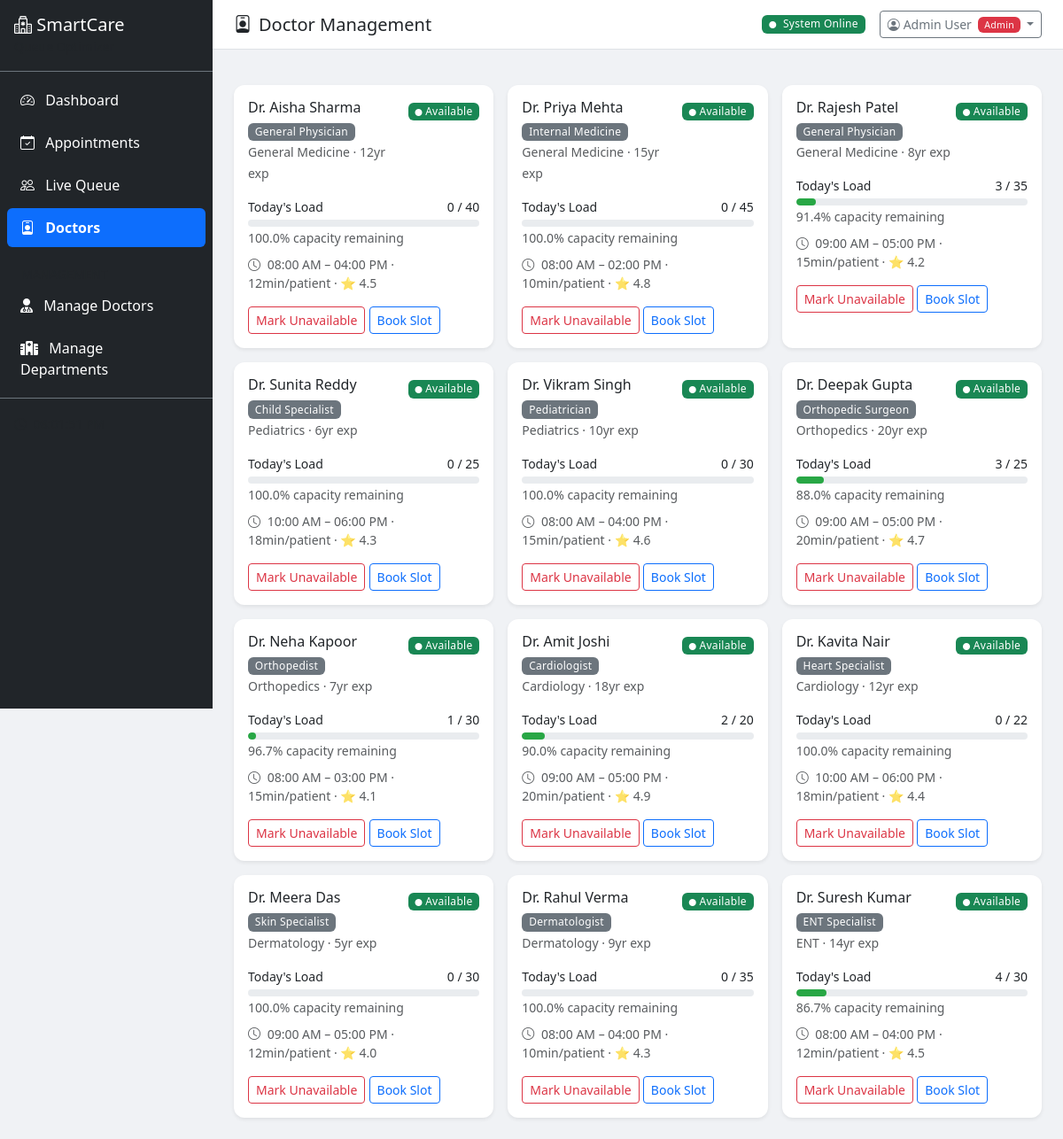
The page /admin/doctors/ (signed in) on the database its author committed.
### app/models/user.py (models this page shows, shortened)
class User(UserMixin, db.Model):
    __tablename__ = "users"
    id = db.Column(db.Integer, primary_key=True)
    name = db.Column(db.String(150), nullable=False)
    email = db.Column(db.String(120), unique=True, nullable=False, index=True)
    phone = db.Column(db.String(15), nullable=True)
    password_hash = db.Column(db.String(255), nullable=False)
    role = db.Column(db.String(20), nullable=False, default="user")  # user, admin
    is_active = db.Column(db.Boolean, default=True)
    is_verified = db.Column(db.Boolean, default=False)
    created_at = db.Column(db.DateTime, default=datetime.utcnow)
    last_login = db.Column(db.DateTime, nullable=True)
    patient_id = db.Column(db.Integer, db.ForeignKey("patients.id"), nullable=True)
    patient = db.relationship("Patient", backref="user_account", uselist=False)
    def is_admin(self):
        return self.role == "admin"

### app/models/models.py (models this page shows, shortened)
class Doctor(db.Model):
    __tablename__ = "doctors"
    id = db.Column(db.Integer, primary_key=True)
    name = db.Column(db.String(150), nullable=False)
    specialization = db.Column(db.String(100), nullable=False)
    department_id = db.Column(db.Integer, db.ForeignKey("departments.id"), nullable=False)
    experience_years = db.Column(db.Integer, default=0)
    avg_consultation_min = db.Column(db.Integer, default=15)
    max_patients_per_day = db.Column(db.Integer, default=40)
    is_available = db.Column(db.Boolean, default=True)
    shift_start = db.Column(db.Time, default=time(8, 0))
    shift_end = db.Column(db.Time, default=time(17, 0))
    rating = db.Column(db.Float, default=4.0)
    appointments = db.relationship("Appointment", backref="doctor", lazy="dynamic")
    @property
    def today_patient_count(self):
        today = date.today()
        return Appointment.query.filter(
            Appointment.doctor_id == self.id,
            Appointment.appointment_date == today,
            Appointment.status.in_(["scheduled", "checked_in", "in_progress"]),
        ).count()
    @property
    def availability_percentage(self):
        count = self.today_patient_count
        if self.max_patients_per_day == 0:
            return 0
        return max(0, 100 - (count / self.max_patients_per_day * 100))

class Department(db.Model):
    __tablename__ = "departments"
    id = db.Column(db.Integer, primary_key=True)
    name = db.Column(db.String(100), nullable=False, unique=True)
    floor = db.Column(db.Integer, default=1)
    max_capacity = db.Column(db.Integer, default=50)
    avg_consultation_min = db.Column(db.Integer, default=15)
    is_active = db.Column(db.Boolean, default=True)
    doctors = db.relationship("Doctor", backref="department", lazy="dynamic")
    appointments = db.relationship("Appointment", backref="department", lazy="dynamic")

### app/routes/doctors.py (the view)
@doctors_bp.route("/")
@admin_required
def list_doctors():
    doctors = Doctor.query.order_by(Doctor.department_id, Doctor.name).all()
    departments = Department.query.filter_by(is_active=True).all()
    doctor_data = []
    for doc in doctors:
        today_count = doc.today_patient_count
        availability = doc.availability_percentage
        doctor_data.append({
            "doctor": doc,
            "today_count": today_count,
            "availability": round(availability, 1),
            "status_color": (
                "#28a745" if availability > 50
                else "#ffc107" if availability > 20
                else "#dc3545"
            ),
        })
    return render_template(
        "doctors.html",
        doctor_data=doctor_data,
        departments=departments,
    )

### app/services/auth_service.py (called while the page is built)
def admin_required(f):
    @wraps(f)
    def decorated_function(*args, **kwargs):
        if not current_user.is_authenticated:
            flash('Please login to access this page.', 'warning')
            return redirect(url_for('auth.login'))
        if not current_user.is_admin():
            flash('Access denied. Admin privileges required.', 'danger')
            return redirect(url_for('patient_portal.home'))
        return f(*args, **kwargs)
    return decorated_function

### app/templates/doctors.html (shortened to what this page needs)
{% extends "base.html" %}
{% block page_title %}<i class="bi bi-person-badge me-2"></i>Doctor Management{% endblock %}
{% block content %}
<div class="row g-3">
    {% for item in doctor_data %}
    <div class="col-md-4">
        <div class="card border-0 shadow-sm h-100">
            <div class="card-body">
                <div class="d-flex justify-content-between align-items-start">
                    <div>
                        <h6 class="mb-1">Dr. {{ item.doctor.name }}</h6>
                        <span class="badge bg-secondary">{{ item.doctor.specialization }}</span>
                        <br>
                        <small class="text-muted">{{ item.doctor.department.name }} · {{ item.doctor.experience_years }}yr exp</small>
                    </div>
                    <div class="text-end">
                        {% if item.doctor.is_available %}
                        <span class="badge bg-success"><i class="bi bi-circle-fill" style="font-size:8px"></i> Available</span>
                        {% else %}
                        <span class="badge bg-danger"><i class="bi bi-circle-fill" style="font-size:8px"></i> Unavailable</span>
                        {% endif %}
                    </div>
                </div>
                <div class="mt-3">
                    <div class="d-flex justify-content-between small mb-1">
                        <span>Today's Load</span>
                        <span>{{ item.today_count }} / {{ item.doctor.max_patients_per_day }}</span>
                    </div>
                    <div class="progress" style="height: 8px;">
                        <div class="progress-bar" style="width: {{ 100 - item.availability }}%; background-color: {{ item.status_color }};"></div>
                    </div>
                    <small class="text-muted">{{ item.availability }}% capacity remaining</small>
                </div>
                <div class="mt-2 small text-muted">
                    <i class="bi bi-clock me-1"></i>
                    {{ item.doctor.shift_start.strftime('%I:%M %p') }} – {{ item.doctor.shift_end.strftime('%I:%M %p') }}
                    · {{ item.doctor.avg_consultation_min }}min/patient
                    · ⭐ {{ item.doctor.rating }}
                </div>
                <div class="mt-3">
                    <form method="POST" action="{{ url_for('doctors.toggle_availability', doc_id=item.doctor.id) }}" class="d-inline">
                        <button class="btn btn-sm {{ 'btn-outline-danger' if item.doctor.is_available else 'btn-outline-success' }}">
                            {{ 'Mark Unavailable' if item.doctor.is_available else 'Mark Available' }}
                        </button>
                    </form>
                    <a href="{{ url_for('appointments.book_appointment', doctor_id=item.doctor.id) }}"
                       class="btn btn-sm btn-outline-primary">Book Slot</a>
                </div>
            </div>
        </div>
    </div>
    {% else %}
    <div class="col-12 text-center text-muted py-5">
        <i class="bi bi-person-x fs-1"></i>
        <p>No doctors found. Run the seed script to add sample data.</p>
    </div>
    {% endfor %}
</div>
{% endblock %}

### app/templates/base.html (shortened to what this page needs)
<!DOCTYPE html>
<html lang="en" data-bs-theme="light">
<head>
    <link href="https://cdn.jsdelivr.net/npm/bootstrap@5.3.2/dist/css/bootstrap.min.css" rel="stylesheet">
    <link href="https://cdn.jsdelivr.net/npm/bootstrap-icons@1.11.2/font/bootstrap-icons.css" rel="stylesheet">
    <link rel="stylesheet" href="https://cdnjs.cloudflare.com/ajax/libs/font-awesome/6.4.0/css/all.min.css">
    <link href="{{ url_for('static', filename='css/style.css') }}" rel="stylesheet">
</head>
<body>
    {% if current_user.is_authenticated %}
    <div class="d-flex">
        <nav class="sidebar bg-dark text-white">
            <div class="sidebar-header p-3 border-bottom border-secondary">
                <h5 class="mb-0">
                    <i class="bi bi-hospital"></i> SmartCare
                </h5>
                <small class="text-muted">Queue Optimizer</small>
            </div>
            <ul class="nav flex-column p-2">
                {% if current_user.is_admin() %}
                <li class="nav-item">
                    <a class="nav-link text-white {% if request.endpoint == 'dashboard.index' %}active bg-primary rounded{% endif %}"
                       href="{{ url_for('dashboard.index') }}">
                        <i class="bi bi-speedometer2 me-2"></i> Dashboard
                    </a>
                </li>
                <li class="nav-item">
                    <a class="nav-link text-white {% if 'appointments' in request.endpoint|default('') %}active bg-primary rounded{% endif %}"
                       href="{{ url_for('appointments.list_appointments') }}">
                        <i class="bi bi-calendar-check me-2"></i> Appointments
                    </a>
                </li>
                <li class="nav-item">
                    <a class="nav-link text-white {% if 'queue' in request.endpoint|default('') %}active bg-primary rounded{% endif %}"
                       href="{{ url_for('queue.view_queue') }}">
                        <i class="bi bi-people me-2"></i> Live Queue
                    </a>
                </li>
                <li class="nav-item">
                    <a class="nav-link text-white {% if 'doctors' in request.endpoint|default('') %}active bg-primary rounded{% endif %}"
                       href="{{ url_for('doctors.list_doctors') }}">
                        <i class="bi bi-person-badge me-2"></i> Doctors
                    </a>
                </li>
                <li class="nav-item mt-3">
                    <small class="text-muted px-3">MANAGEMENT</small>
                </li>
                <li class="nav-item">
                    <a class="nav-link text-white {% if 'admin_mgmt.list_doctors' in request.endpoint|default('') %}active bg-primary rounded{% endif %}"
                       href="{{ url_for('admin_mgmt.list_doctors') }}">
                        <i class="fas fa-user-md me-2"></i> Manage Doctors
                    </a>
                </li>
                <li class="nav-item">
                    <a class="nav-link text-white {% if 'admin_mgmt.list_departments' in request.endpoint|default('') %}active bg-primary rounded{% endif %}"
                       href="{{ url_for('admin_mgmt.list_departments') }}">
                        <i class="fas fa-hospital me-2"></i> Manage Departments
                    </a>
                </li>
                {% endif %}
            </ul>
            <div class="p-3 mt-auto border-top border-secondary">
                <small class="text-muted">
                    <i class="bi bi-clock me-1"></i>
                    <span id="live-clock"></span>
                </small>
            </div>
        </nav>
        <main class="main-content flex-grow-1">
            <div class="topbar bg-white border-bottom px-4 py-2 d-flex justify-content-between align-items-center">
                <h5 class="mb-0">{% block page_title %}Dashboard{% endblock %}</h5>
                <div class="d-flex align-items-center gap-3">
                    <span class="badge bg-success">
                        <i class="bi bi-circle-fill me-1" style="font-size:8px"></i> System Online
                    </span>
                    <div class="dropdown">
                        <button class="btn btn-sm btn-outline-secondary dropdown-toggle" type="button" data-bs-toggle="dropdown">
                            <i class="bi bi-person-circle me-1"></i>{{ current_user.name }}
                            {% if current_user.is_admin() %}
                            <span class="badge bg-danger ms-1">Admin</span>
                            {% endif %}
                        </button>
                    </div>
                </div>
            </div>
            <div class="px-4 pt-3">
            </div>
            <div class="p-4">
                {% block content %}{% endblock %}
            </div>
        </main>
    </div>
    {% endif %}
</body>
</html>

### app/static/css/style.css (style rules this page uses)
:root { --sidebar-width: 240px; --topbar-height: 56px; }
body { font-family: 'Segoe UI', system-ui, -apple-system, sans-serif; background-color: #f0f2f5; min-height: 100vh; }
.sidebar { width: var(--sidebar-width); min-height: 100vh; position: fixed; top: 0; left: 0; z-index: 1000; transition: all 0.3s; }
.sidebar .nav-link { padding: 10px 15px; margin: 2px 0; border-radius: 8px; transition: all 0.2s; }
.sidebar .nav-link.active { font-weight: 600; }
.main-content { margin-left: var(--sidebar-width); min-height: 100vh; }
.topbar { height: var(--topbar-height); position: sticky; top: 0; z-index: 100; }
.progress { border-radius: 10px; }
.progress-bar { border-radius: 10px; transition: width 0.6s ease; }
.card { border-radius: 12px; }
.badge { font-weight: 500; letter-spacing: 0.3px; }

### rows shown on the page
User: name "Admin User", is_active True (drawn)
Doctor: doctor.name "Aisha Sharma", doctor.specialization "General Physician", doctor.experience_years "12", doctor.max_patients_per_day "40", doctor.shift_start "08:00 AM", doctor.shift_end "04:00 PM", doctor.avg_consultation_min "12", doctor.rating "4.5", is_available "Mark Unavailable"
Department: doctor.department.name "General Medicine" "General Medicine" "General Medicine"
Doctor: doctor.name "Priya Mehta", doctor.specialization "Internal Medicine", doctor.experience_years "15", doctor.max_patients_per_day "45", doctor.shift_start "08:00 AM", doctor.shift_end "02:00 PM", doctor.avg_consultation_min "10", doctor.rating "4.8", is_available "Mark Unavailable"
Doctor: doctor.name "Rajesh Patel", doctor.specialization "General Physician", doctor.experience_years "8", doctor.max_patients_per_day "35", doctor.shift_start "09:00 AM", doctor.shift_end "05:00 PM", doctor.avg_consultation_min "15", doctor.rating "4.2", is_available "Mark Unavailable"
Doctor: doctor.name "Sunita Reddy", doctor.specialization "Child Specialist", doctor.experience_years "6", doctor.max_patients_per_day "25", doctor.shift_start "10:00 AM", doctor.shift_end "06:00 PM", doctor.avg_consultation_min "18", doctor.rating "4.3", is_available "Mark Unavailable"
Department: doctor.department.name "Pediatrics" "Pediatrics"
Doctor: doctor.name "Vikram Singh", doctor.specialization "Pediatrician", doctor.experience_years "10", doctor.max_patients_per_day "30", doctor.shift_start "08:00 AM", doctor.shift_end "04:00 PM", doctor.avg_consultation_min "15", doctor.rating "4.6", is_available "Mark Unavailable"
Doctor: doctor.name "Deepak Gupta", doctor.specialization "Orthopedic Surgeon", doctor.experience_years "20", doctor.max_patients_per_day "25", doctor.shift_start "09:00 AM", doctor.shift_end "05:00 PM", doctor.avg_consultation_min "20", doctor.rating "4.7", is_available "Mark Unavailable"
Department: doctor.department.name "Orthopedics" "Orthopedics"
Doctor: doctor.name "Neha Kapoor", doctor.specialization "Orthopedist", doctor.experience_years "7", doctor.max_patients_per_day "30", doctor.shift_start "08:00 AM", doctor.shift_end "03:00 PM", doctor.avg_consultation_min "15", doctor.rating "4.1", is_available "Mark Unavailable"
Doctor: doctor.name "Amit Joshi", doctor.specialization "Cardiologist", doctor.experience_years "18", doctor.max_patients_per_day "20", doctor.shift_start "09:00 AM", doctor.shift_end "05:00 PM", doctor.avg_consultation_min "20", doctor.rating "4.9", is_available "Mark Unavailable"
Department: doctor.department.name "Cardiology" "Cardiology"
Doctor: doctor.name "Kavita Nair", doctor.specialization "Heart Specialist", doctor.experience_years "12", doctor.max_patients_per_day "22", doctor.shift_start "10:00 AM", doctor.shift_end "06:00 PM", doctor.avg_consultation_min "18", doctor.rating "4.4", is_available "Mark Unavailable"
Doctor: doctor.name "Meera Das", doctor.specialization "Skin Specialist", doctor.experience_years "5", doctor.max_patients_per_day "30", doctor.shift_start "09:00 AM", doctor.shift_end "05:00 PM", doctor.avg_consultation_min "12", doctor.rating "4.0", is_available "Mark Unavailable"
Department: doctor.department.name "Dermatology" "Dermatology"
Doctor: doctor.name "Rahul Verma", doctor.specialization "Dermatologist", doctor.experience_years "9", doctor.max_patients_per_day "35", doctor.shift_start "08:00 AM", doctor.shift_end "04:00 PM", doctor.avg_consultation_min "10", doctor.rating "4.3", is_available "Mark Unavailable"
Doctor: doctor.name "Suresh Kumar", doctor.specialization "ENT Specialist", doctor.experience_years "14", doctor.max_patients_per_day "30", doctor.shift_start "08:00 AM", doctor.shift_end "04:00 PM", doctor.avg_consultation_min "12", doctor.rating "4.5", is_available "Mark Unavailable"
Department: doctor.department.name "ENT"

### other values the page prints
{{ item.today_count }} "0" "0" "3" "0" "0" "3" "1" "2" "0" "0" "0" "4"
{{ item.availability }} "100.0" "100.0" "91.4" "100.0" "100.0" "88.0" "96.7" "90.0" "100.0" "100.0" "100.0" "86.7"
